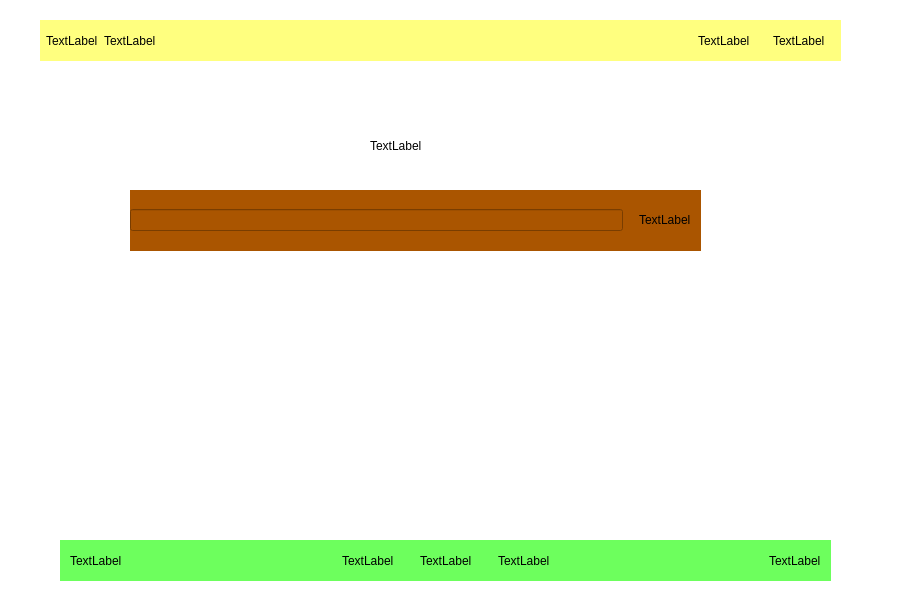
<?xml version="1.0" encoding="UTF-8"?>
<ui version="4.0">
 <class>MainWindow</class>
 <widget class="QMainWindow" name="MainWindow">
  <property name="geometry">
   <rect>
    <x>0</x>
    <y>0</y>
    <width>900</width>
    <height>600</height>
   </rect>
  </property>
  <property name="windowTitle">
   <string>MainWindow</string>
  </property>
  <property name="styleSheet">
   <string notr="true">background-color: rgb(255, 255, 255);</string>
  </property>
  <widget class="QWidget" name="centralwidget">
   <widget class="QWidget" name="bottomWidget" native="true">
    <property name="geometry">
     <rect>
      <x>60</x>
      <y>540</y>
      <width>771</width>
      <height>41</height>
     </rect>
    </property>
    <property name="styleSheet">
     <string notr="true">background-color: rgb(109, 255, 93);</string>
    </property>
    <layout class="QGridLayout" name="gridLayout" columnstretch="0,0,1,0,0,0,0,0,1,0,0">
     <item row="0" column="10">
      <spacer name="horizontalSpacer_10">
       <property name="orientation">
        <enum>Qt::Horizontal</enum>
       </property>
       <property name="sizeHint" stdset="0">
        <size>
         <width>10</width>
         <height>20</height>
        </size>
       </property>
      </spacer>
     </item>
     <item row="0" column="0">
      <spacer name="horizontalSpacer_9">
       <property name="orientation">
        <enum>Qt::Horizontal</enum>
       </property>
       <property name="sizeHint" stdset="0">
        <size>
         <width>10</width>
         <height>20</height>
        </size>
       </property>
      </spacer>
     </item>
     <item row="0" column="7">
      <widget class="MyLabel" name="bindPhone">
       <property name="text">
        <string>TextLabel</string>
       </property>
      </widget>
     </item>
     <item row="0" column="5">
      <widget class="MyLabel" name="regOrLogin">
       <property name="text">
        <string>TextLabel</string>
       </property>
      </widget>
     </item>
     <item row="0" column="3">
      <widget class="MyLabel" name="bindWechat">
       <property name="text">
        <string>TextLabel</string>
       </property>
      </widget>
     </item>
     <item row="0" column="2">
      <spacer name="horizontalSpacer">
       <property name="orientation">
        <enum>Qt::Horizontal</enum>
       </property>
       <property name="sizeHint" stdset="0">
        <size>
         <width>206</width>
         <height>20</height>
        </size>
       </property>
      </spacer>
     </item>
     <item row="0" column="8">
      <spacer name="horizontalSpacer_2">
       <property name="orientation">
        <enum>Qt::Horizontal</enum>
       </property>
       <property name="sizeHint" stdset="0">
        <size>
         <width>205</width>
         <height>20</height>
        </size>
       </property>
      </spacer>
     </item>
     <item row="0" column="9">
      <widget class="MyLabel" name="addKnowlege">
       <property name="text">
        <string>TextLabel</string>
       </property>
      </widget>
     </item>
     <item row="0" column="1">
      <widget class="QLabel" name="versionInfo">
       <property name="text">
        <string>TextLabel</string>
       </property>
      </widget>
     </item>
     <item row="0" column="4">
      <spacer name="horizontalSpacer_11">
       <property name="orientation">
        <enum>Qt::Horizontal</enum>
       </property>
       <property name="sizeHint" stdset="0">
        <size>
         <width>20</width>
         <height>20</height>
        </size>
       </property>
      </spacer>
     </item>
     <item row="0" column="6">
      <spacer name="horizontalSpacer_12">
       <property name="orientation">
        <enum>Qt::Horizontal</enum>
       </property>
       <property name="sizeHint" stdset="0">
        <size>
         <width>20</width>
         <height>20</height>
        </size>
       </property>
      </spacer>
     </item>
    </layout>
   </widget>
   <widget class="QWidget" name="middleWidget" native="true">
    <property name="geometry">
     <rect>
      <x>130</x>
      <y>190</y>
      <width>571</width>
      <height>61</height>
     </rect>
    </property>
    <property name="styleSheet">
     <string notr="true">background-color: rgb(170, 85, 0);</string>
    </property>
    <layout class="QGridLayout" name="gridLayout_2" columnstretch="1,0,0,0">
     <item row="0" column="0">
      <widget class="QLineEdit" name="searchText"/>
     </item>
     <item row="0" column="2">
      <widget class="MyLabel" name="searchBtn">
       <property name="text">
        <string>TextLabel</string>
       </property>
      </widget>
     </item>
     <item row="0" column="1">
      <spacer name="horizontalSpacer_4">
       <property name="orientation">
        <enum>Qt::Horizontal</enum>
       </property>
       <property name="sizeHint" stdset="0">
        <size>
         <width>10</width>
         <height>20</height>
        </size>
       </property>
      </spacer>
     </item>
     <item row="0" column="3">
      <spacer name="horizontalSpacer_5">
       <property name="orientation">
        <enum>Qt::Horizontal</enum>
       </property>
       <property name="sizeHint" stdset="0">
        <size>
         <width>10</width>
         <height>20</height>
        </size>
       </property>
      </spacer>
     </item>
    </layout>
   </widget>
   <widget class="QWidget" name="topWidget" native="true">
    <property name="geometry">
     <rect>
      <x>40</x>
      <y>20</y>
      <width>801</width>
      <height>41</height>
     </rect>
    </property>
    <property name="styleSheet">
     <string notr="true">background-color: rgb(255, 255, 127);</string>
    </property>
    <layout class="QGridLayout" name="gridLayout_3" columnstretch="0,0,1,0,0,0,0,0">
     <item row="0" column="0">
      <spacer name="horizontalSpacer_6">
       <property name="orientation">
        <enum>Qt::Horizontal</enum>
       </property>
       <property name="sizeHint" stdset="0">
        <size>
         <width>10</width>
         <height>20</height>
        </size>
       </property>
      </spacer>
     </item>
     <item row="0" column="7">
      <spacer name="horizontalSpacer_7">
       <property name="orientation">
        <enum>Qt::Horizontal</enum>
       </property>
       <property name="sizeHint" stdset="0">
        <size>
         <width>20</width>
         <height>20</height>
        </size>
       </property>
      </spacer>
     </item>
     <item row="0" column="5">
      <spacer name="horizontalSpacer_8">
       <property name="orientation">
        <enum>Qt::Horizontal</enum>
       </property>
       <property name="sizeHint" stdset="0">
        <size>
         <width>20</width>
         <height>20</height>
        </size>
       </property>
      </spacer>
     </item>
     <item row="0" column="1">
      <widget class="MyLabel" name="orgLogo">
       <property name="text">
        <string>TextLabel</string>
       </property>
      </widget>
     </item>
     <item row="0" column="3">
      <spacer name="horizontalSpacer_3">
       <property name="orientation">
        <enum>Qt::Horizontal</enum>
       </property>
       <property name="sizeHint" stdset="0">
        <size>
         <width>540</width>
         <height>20</height>
        </size>
       </property>
      </spacer>
     </item>
     <item row="0" column="4">
      <widget class="MyLabel" name="hiddenLab">
       <property name="text">
        <string>TextLabel</string>
       </property>
      </widget>
     </item>
     <item row="0" column="6">
      <widget class="MyLabel" name="closeLab">
       <property name="text">
        <string>TextLabel</string>
       </property>
      </widget>
     </item>
     <item row="0" column="2">
      <widget class="QLabel" name="titleName">
       <property name="text">
        <string>TextLabel</string>
       </property>
      </widget>
     </item>
    </layout>
   </widget>
   <widget class="MyLabel" name="org_logo">
    <property name="geometry">
     <rect>
      <x>370</x>
      <y>140</y>
      <width>54</width>
      <height>12</height>
     </rect>
    </property>
    <property name="text">
     <string>TextLabel</string>
    </property>
   </widget>
  </widget>
 </widget>
 <customwidgets>
  <customwidget>
   <class>MyLabel</class>
   <extends>QLabel</extends>
   <header location="global">mylabel.h</header>
  </customwidget>
 </customwidgets>
 <resources/>
 <connections/>
</ui>
